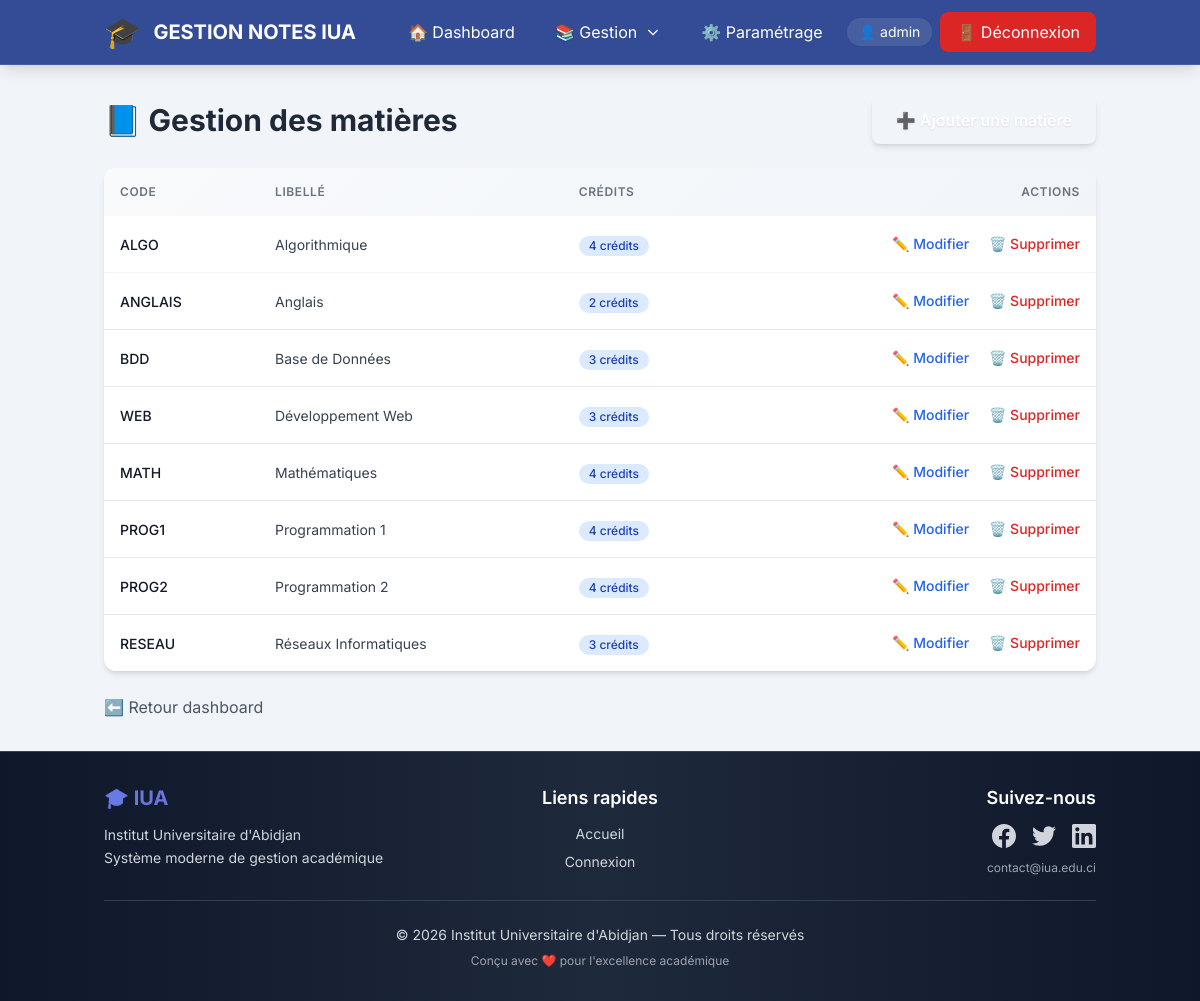
The page /admin/matieres/liste.php (signed in) on the database its author committed.
### tables this page shows
CREATE TABLE `matiere` (
  `codeMat` varchar(50) NOT NULL,
  `libelleMat` varchar(100) NOT NULL,
  `credits` int(11) DEFAULT 0
);

### config/functions.php (called while the page is built, shortened)
<?php
function e($string)
{
    return htmlspecialchars($string, ENT_QUOTES, 'UTF-8');
}

### admin/matieres/liste.php (the view, shortened to what this page needs)
<?php
require_once __DIR__ . '/../../config/functions.php';
$pdo = Database::getInstance()->getConnection();
$matieres = $pdo->query("SELECT * FROM matiere ORDER BY libelleMat")->fetchAll();
require_once __DIR__ . '/../../includes/header.php';
require_once __DIR__ . '/../../includes/navbar.php';
?>
<div class="container mx-auto px-4 py-8 flex-1">
    <div class="flex justify-between items-center mb-6">
        <h2 class="text-3xl font-bold text-gray-800">📘 Gestion des matières</h2>
        <a href="<?= BASE_URL ?>/admin/matieres/ajouter.php"
           class="px-6 py-3 bg-emerald-600 hover:bg-emerald-700 text-white rounded-lg font-semibold transition shadow-md hover:shadow-lg">
            ➕ Ajouter une matière
        </a>
    </div>
    <div class="bg-white rounded-xl shadow-md overflow-hidden table-modern">
        <table class="w-full">
            <thead class="bg-gray-50">
                <tr>
                    <th class="px-6 py-4 text-left text-xs font-semibold text-gray-700 uppercase tracking-wider">Code</th>
                    <th class="px-6 py-4 text-left text-xs font-semibold text-gray-700 uppercase tracking-wider">Libellé</th>
                    <th class="px-6 py-4 text-left text-xs font-semibold text-gray-700 uppercase tracking-wider">Crédits</th>
                    <th class="px-6 py-4 text-right text-xs font-semibold text-gray-700 uppercase tracking-wider">Actions</th>
                </tr>
            </thead>
            <tbody class="divide-y divide-gray-200">
                <?php if (empty($matieres)): ?>
                    <tr>
                        <td colspan="4" class="px-6 py-8 text-center text-gray-500">
                            Aucune matière enregistrée.
                        </td>
                    </tr>
                <?php else: ?>
                    <?php foreach ($matieres as $matiere): ?>
                        <tr class="hover:bg-gray-50 transition">
                            <td class="px-6 py-4 whitespace-nowrap">
                                <span class="text-sm font-medium text-gray-900"><?= e($matiere['codeMat']) ?></span>
                            </td>
                            <td class="px-6 py-4">
                                <span class="text-sm text-gray-700"><?= e($matiere['libelleMat']) ?></span>
                            </td>
                            <td class="px-6 py-4 whitespace-nowrap">
                                <span class="inline-flex items-center px-2.5 py-0.5 rounded-full text-xs font-medium bg-blue-100 text-blue-800">
                                    <?= e($matiere['credits']) ?> crédits
                                </span>
                            </td>
                            <td class="px-6 py-4 whitespace-nowrap text-right text-sm font-medium">
                                <a href="<?= BASE_URL ?>/admin/matieres/modifier.php?code=<?= urlencode($matiere['codeMat']) ?>"
                                   class="text-blue-600 hover:text-blue-900 mr-4">✏️ Modifier</a>
                                <a href="<?= BASE_URL ?>/admin/matieres/supprimer.php?code=<?= urlencode($matiere['codeMat']) ?>"
                                   onclick="return confirm('Supprimer cette matière ?');"
                                   class="text-red-600 hover:text-red-900">🗑️ Supprimer</a>
                            </td>
                        </tr>
                    <?php endforeach; ?>
                <?php endif; ?>
            </tbody>
        </table>
    </div>
    <div class="mt-6">
        <a href="<?= BASE_URL ?>/admin/index.php"
           class="text-gray-600 hover:text-navy transition">
            ⬅️ Retour dashboard
        </a>
    </div>
</div>
<?php
require_once __DIR__ . '/../../includes/footer.php';
?>

### includes/header.php (shortened to what this page needs)
<!DOCTYPE html>
<html lang="fr">
<head>
    <script src="https://cdn.tailwindcss.com"></script>
    <link rel="stylesheet" href="/gestion-notes-iua - Copy/assets/css/style.css">
</head>
<body class="bg-pearl font-sans min-h-screen flex flex-col antialiased">

### includes/navbar.php (shortened to what this page needs)
<nav class="navbar-glass fixed top-0 w-full z-50 text-white backdrop-blur-lg bg-blue-900/90 shadow-lg">
    <div class="container mx-auto px-4">
        <div class="flex items-center justify-between h-16">
            <div class="flex items-center space-x-3">
                <span class="text-3xl">🎓</span>
                <a href="/gestion-notes-iua - Copy/index.php"
                   class="text-xl font-bold text-white hover:text-blue-200 transition">
                    <span class="hidden md:inline">GESTION NOTES IUA</span>
                </a>
            </div>
            <div class="hidden md:flex items-center space-x-2">
                <?php if (!isset($_SESSION['role'])): ?>
                    <a href="/gestion-notes-iua - Copy/auth/login.php"
                       class="px-6 py-2 bg-blue-600 hover:bg-blue-700 rounded-lg font-medium shadow">
                        🔐 Connexion
                    </a>
                <?php elseif ($_SESSION['role'] === 'admin'): ?>
                    <a href="/gestion-notes-iua - Copy/admin/index.php"
                       class="px-4 py-2 rounded-lg hover:bg-white/10 flex items-center gap-2">
                        🏠 Dashboard
                    </a>
                    <div class="relative group">
                        <button class="px-4 py-2 rounded-lg hover:bg-white/10 flex items-center gap-2">
                            📚 Gestion
                            <svg class="w-4 h-4" fill="none" stroke="currentColor" viewBox="0 0 24 24">
                                <path stroke-width="2" d="M19 9l-7 7-7-7"/>
                            </svg>
                        </button>
                    </div>
                    <div class="relative group">
                        <button class="px-4 py-2 rounded-lg hover:bg-white/10 flex items-center gap-2">
                            ⚙️ Paramétrage
                        </button>
                    </div>
                    <span class="px-3 py-1 rounded-full bg-white/10 text-sm">
                        👤 <?= htmlspecialchars($_SESSION['login']) ?>
                    </span>
                    <a href="/gestion-notes-iua - Copy/auth/logout.php"
                       class="px-4 py-2 bg-red-600 hover:bg-red-700 rounded-lg">
                        🚪 Déconnexion
                    </a>
                <?php endif; ?>
            </div>
        </div>
    </div>
</nav>
<div class="h-16"></div>

### includes/footer.php (shortened to what this page needs)
<footer
    class="mt-auto bg-gradient-to-r from-slate-900 via-slate-800 to-slate-900 text-white py-8 border-t border-slate-700">
    <div class="container mx-auto px-4">
        <div class="grid grid-cols-1 md:grid-cols-3 gap-8 mb-6">
            <div class="text-center md:text-left">
                <h3 class="text-xl font-bold mb-3 text-gradient">🎓 IUA</h3>
                <p class="text-sm text-gray-300 leading-relaxed">
                    Institut Universitaire d'Abidjan<br>
                    Système moderne de gestion académique
                </p>
            </div>
            <div class="text-center">
                <h4 class="text-lg font-semibold mb-3">Liens rapides</h4>
                <div class="flex flex-col space-y-2 text-sm">
                    <a href="/gestion-notes-iua - Copy/index.php" class="text-gray-300 hover:text-accent transition">Accueil</a>
                    <a href="/gestion-notes-iua - Copy/auth/login.php"
                        class="text-gray-300 hover:text-accent transition">Connexion</a>
                </div>
            </div>
            <div class="text-center md:text-right">
                <h4 class="text-lg font-semibold mb-3">Suivez-nous</h4>
                <div class="flex justify-center md:justify-end space-x-4 mb-3">
                    <a href="#" class="text-gray-300 hover:text-accent transition transform hover:scale-110"
                        title="Facebook">
                    </a>
                    <a href="#" class="text-gray-300 hover:text-accent transition transform hover:scale-110"
                        title="Twitter">
                    </a>
                    <a href="#" class="text-gray-300 hover:text-accent transition transform hover:scale-110"
                        title="LinkedIn">
                    </a>
                </div>
                <p class="text-xs text-gray-400">contact@iua.edu.ci</p>
            </div>
        </div>
        <div class="text-center pt-6 border-t border-slate-700">
            <p class="text-sm text-gray-300">
                © <?= date('Y') ?> Institut Universitaire d'Abidjan — Tous droits réservés
            </p>
            <p class="text-xs text-gray-400 mt-2">
                Conçu avec ❤️ pour l'excellence académique
            </p>
        </div>
    </div>
</footer>
</body>
</html>

### assets/css/style.css (style rules this page uses)
:root { --primary: #e50914; --primary-dark: #b20710; --primary-light: #ff1a24; --secondary: #564d4d; --secondary-light: #6e6464; --accent: #00d9ff; --accent-dark: #00b8d4; --accent-glow: rgba(0, 217, 255, 0.4); --bg-dark: #0a0a0a; --bg-card: #1a1a1a; --bg-card-hover: #252525; --bg-pearl: #f1f5f9; --bg-glass: rgba(255, 255, 255, 0.1); --text-primary: #ffffff; --text-secondary: #b3b3b3; --text-dark: #1a1a1a; --text-gray: #6b7280; --gradient-primary: linear-gradient(135deg, #667eea 0%, #764ba2 100%); --gradient-accent: linear-gradient(135deg, #f093fb 0%, #f5576c 100%); --gradient-emerald: linear-gradient(135deg, #10b981 0%, #059669 100%); --gradient-blue: linear-gradient(135deg, #3b82f6 0%, #1e40af 100%); --gradient-purple: linear-gradient(135deg, #a855f7 0%, #7c3aed 100%); --gradient-orange: linear-gradient(135deg, #f97316 0%, #ea580c 100%); --gradient-hero: linear-gradient(135deg, #1e3a8a 0%, #3b82f6 50%, #1e3a8a 100%); --shadow-sm: 0 1px 2px 0 rgba(0, 0, 0, 0.05); --shadow-md: 0 4px 6px -1px rgba(0, 0, 0, 0.1), 0 2px 4px -1px rgba(0, 0, 0, 0.06); --shadow-lg: 0 10px 15px -3px rgba(0, 0, 0, 0.1), 0 4px 6px -2px rgba(0, 0, 0, 0.05); --shadow-xl: 0 20px 25px -5px rgba(0, 0, 0, 0.1), 0 10px 10px -5px rgba(0, 0, 0, 0.04); --shadow-2xl: 0 25px 50px -12px rgba(0, 0, 0, 0.25); --shadow-glow: 0 0 20px rgba(0, 217, 255, 0.3); --shadow-glow-primary: 0 0 20px rgba(229, 9, 20, 0.3); --radius-sm: 0.375rem; --radius-md: 0.5rem; --radius-lg: 0.75rem; --radius-xl: 1rem; --radius-2xl: 1.5rem; --radius-full: 9999px; --transition-fast: 0.15s ease-in-out; --transition-base: 0.3s ease-in-out; --transition-slow: 0.5s ease-in-out; --spacing-xs: 0.25rem; --spacing-sm: 0.5rem; --spacing-md: 1rem; --spacing-lg: 1.5rem; --spacing-xl: 2rem; --navy: #1e3a8a; --pearl: #f1f5f9; --emerald: #10b981; }
* { margin: 0; padding: 0; box-sizing: border-box; }
html { scroll-behavior: smooth; }
body { font-family: 'Inter', -apple-system, BlinkMacSystemFont, 'Segoe UI', Roboto, 'Helvetica Neue', Arial, sans-serif; -webkit-font-smoothing: antialiased; -moz-osx-font-smoothing: grayscale; overflow-x: hidden; }
.navbar-glass { background: rgba(30, 58, 138, 0.85); backdrop-filter: blur(12px) saturate(180%); -webkit-backdrop-filter: blur(12px) saturate(180%); border-bottom: 1px solid rgba(255, 255, 255, 0.1); box-shadow: 0 4px 30px rgba(0, 0, 0, 0.1); }
.table-modern { background: white; border-radius: var(--radius-lg); overflow: hidden; box-shadow: var(--shadow-md); }
.table-modern thead { background: linear-gradient(135deg, #f8fafc 0%, #f1f5f9 100%); }
.table-modern thead th { padding: 1rem; font-weight: 600; text-transform: uppercase; font-size: 0.75rem; letter-spacing: 0.05em; color: var(--text-gray); }
.table-modern tbody tr { transition: all var(--transition-fast); border-bottom: 1px solid #f1f5f9; }
.table-modern tbody td { padding: 1rem; }
.btn-premium, button, a[class*="bg-gradient"], a[class*="bg-blue"], a[class*="bg-emerald"], a[class*="bg-purple"], a[class*="bg-navy"] { color: white !important; text-shadow: 0 1px 2px rgba(0, 0, 0, 0.1); }
footer { color: #e5e7eb; }
footer a { color: #f3f4f6; }
.text-gradient { background: var(--gradient-primary); -webkit-background-clip: text; -webkit-text-fill-color: transparent; background-clip: text; }

### rows shown on the page
matiere: codeMat "ALGO", libelleMat "Algorithmique", credits "4"
matiere: codeMat "ANGLAIS", libelleMat "Anglais", credits "2"
matiere: codeMat "BDD", libelleMat "Base de Données", credits "3"
matiere: codeMat "WEB", libelleMat "Développement Web", credits "3"
matiere: codeMat "MATH", libelleMat "Mathématiques", credits "4"
matiere: codeMat "PROG1", libelleMat "Programmation 1", credits "4"
matiere: codeMat "PROG2", libelleMat "Programmation 2", credits "4"
matiere: codeMat "RESEAU", libelleMat "Réseaux Informatiques", credits "3"

### other values the page prints
$_SESSION['login'] "admin"
